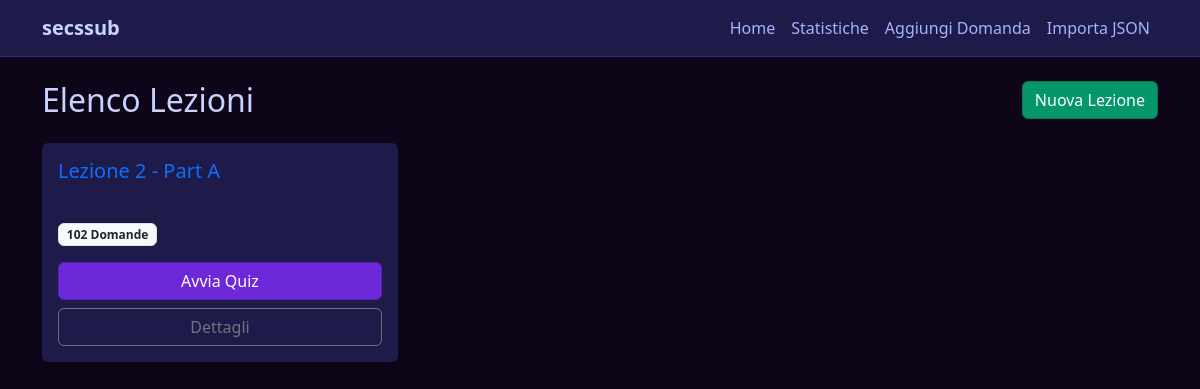
/lectures/, run on an earlier commit of the app's database.
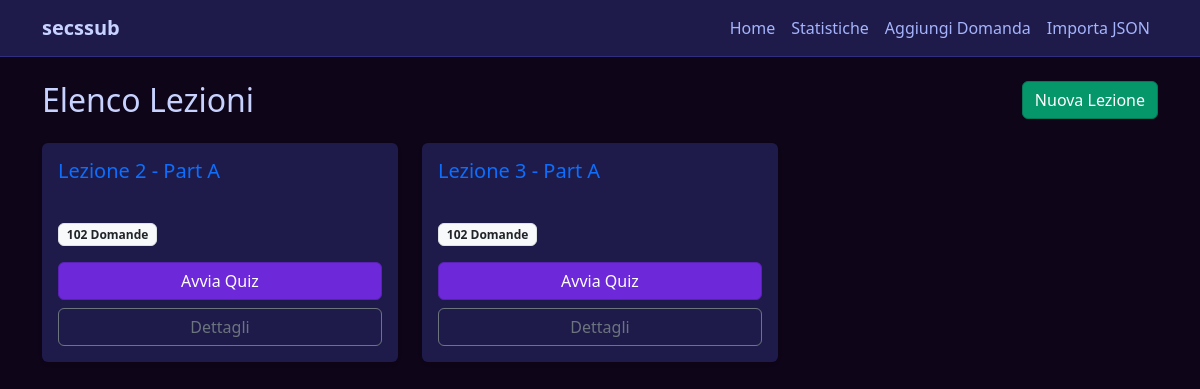
And on a later commit of the database.
### quiz/models.py (models this page shows, shortened)
class Lecture(models.Model):
    subject = models.ForeignKey(Subject, on_delete=models.CASCADE, related_name="lectures", null=True, blank=True)
    title = models.CharField(max_length=200)
    description = models.TextField(blank=True)

### quiz/views.py (the view)
# urls.py: path('lectures/', views.lecture_list, name='lecture_list'),
def lecture_list(request):
    lectures = Lecture.objects.all()
    return render(request, 'quiz/lecture_list.html', {'lectures': lectures})

### quiz/templates/quiz/lecture_list.html (shortened to what this page needs)
{% extends 'quiz/base.html' %}
{% block content %}
<div class="d-flex justify-content-between align-items-center mb-4">
    <div class="d-flex align-items-center">
        <h2 class="mb-0">{% if subject %}Lezioni di {{ subject.name }}{% else %}Elenco Lezioni{% endif %}</h2>
    </div>
    <div class="d-flex gap-2">
        <a href="{% url 'lecture_create' %}" class="btn btn-success"> Nuova Lezione</a>
    </div>
</div>
<div class="row">
    {% for lecture in lectures %}
    <div class="col-md-6 col-lg-4 mb-4">
        <div class="card h-100 shadow-sm border-0">
            <div class="card-body d-flex flex-column">
                <div class="d-flex justify-content-between align-items-start mb-2">
                    <h5 class="card-title mb-0 text-primary">{{ lecture.title }}</h5>
                    <div class="dropdown">
                        <button class="btn btn-link text-muted p-0" type="button" data-bs-toggle="dropdown">
                        </button>
                    </div>
                </div>
                <div class="mt-3">
                    <div class="d-flex justify-content-between align-items-center mb-3">
                        <span class="badge bg-light text-dark border">{{ lecture.questions.count }} Domande</span>
                    </div>
                    <div class="d-grid gap-2">
                        <a href="{% url 'quiz_start_lecture' lecture.id %}" class="btn btn-primary">
                             Avvia Quiz
                        </a>
                        <a href="{% url 'lecture_detail' lecture.id %}" class="btn btn-outline-secondary">
                             Dettagli
                        </a>
                    </div>
                </div>
            </div>
        </div>
    </div>
    {% empty %}
    <div class="col-12 text-center py-5">
        <h4 class="text-muted">Nessuna lezione presente.</h4>
        <p class="text-muted">Crea una nuova lezione per iniziare.</p>
    </div>
    {% endfor %}
</div>
{% endblock %}

### quiz/templates/quiz/base.html (shortened to what this page needs)
{% load static %}
<!DOCTYPE html>
<html lang="it">
<head>
    <link href="https://cdn.jsdelivr.net/npm/bootstrap@5.3.0/dist/css/bootstrap.min.css" rel="stylesheet">
    <link href="{% static 'quiz/styles.css' %}" rel="stylesheet">
</head>
<body>
    <nav class="navbar navbar-expand-lg navbar-dark mb-4">
        <div class="container">
            <a class="navbar-brand" href="{% url 'home' %}">secssub</a>
            <div class="collapse navbar-collapse" id="navbarNav">
                <ul class="navbar-nav ms-auto">
                    <li class="nav-item">
                        <a class="nav-link" href="{% url 'home' %}">Home</a>
                    </li>
                    <li class="nav-item">
                        <a class="nav-link" href="{% url 'stats_global' %}">Statistiche</a>
                    </li>
                    <li class="nav-item">
                        <a class="nav-link" href="{% url 'question_create_generic' %}">Aggiungi Domanda</a>
                    </li>
                    <li class="nav-item">
                        <a class="nav-link" href="{% url 'question_import' %}">Importa JSON</a>
                    </li>
                </ul>
            </div>
        </div>
    </nav>
    <div class="container mb-5">
        {% block content %}{% endblock %}
    </div>
</body>
</html>

### quiz/static/quiz/styles.css (style rules this page uses)
body { background-color: #0f0518; color: #e0e7ff; font-family: 'Segoe UI', Tahoma, Geneva, Verdana, sans-serif; }
h1, h2, h3, h4, h5, h6 { color: #c7d2fe; }
a { color: #a78bfa; text-decoration: none; }
.card { background-color: #1e1b4b; border: 1px solid #312e81; color: #e0e7ff; box-shadow: 0 4px 6px -1px rgba(0, 0, 0, 0.5); }
.btn-primary { background-color: #6d28d9; border-color: #5b21b6; }
.btn-success { background-color: #059669; border-color: #047857; }
.navbar { background-color: #1e1b4b !important; border-bottom: 1px solid #312e81; }
.navbar-brand { color: #c7d2fe !important; font-weight: bold; }
.nav-link { color: #a5b4fc !important; }

What changed in the data, as far as the page shows it:
added Lecture: title "Lezione 3 - Part A", questions.count "102"
